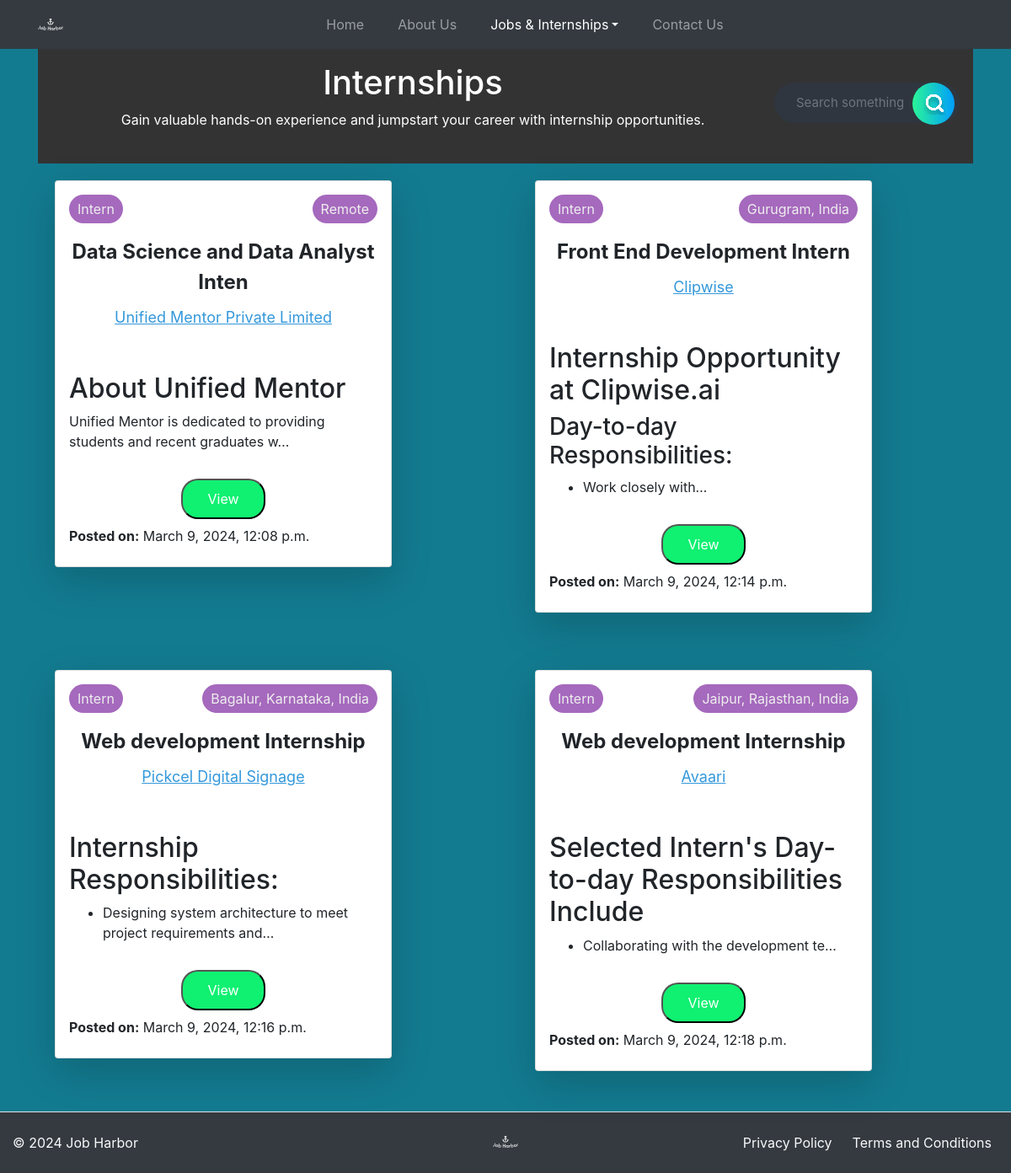
The app's page /intern/ with its own data.
### internship/models.py (models this page shows, shortened)
class Internship(models.Model):
    sno = models.AutoField(primary_key=True)
    slug = models.CharField(max_length=50)
    company = models.CharField(max_length=50)
    profile = models.CharField(max_length=50)
    location = models.CharField(max_length=50)
    postTime = models.DateTimeField(default=timezone.now)
    description = models.TextField()
    experience = models.CharField(max_length=10)
    link = models.CharField(max_length=200)

### internship/views.py (the view)
# urls.py: path('', views.internshipHome, name='internshipHome'),
def internshipHome(request):
    allPosts = Internship.objects.all()
    context = {'allPosts':allPosts}
    return render(request, 'internship/internshipHome.html', context)

### seasoned/templatetags/markdown_extras.py (called while the page is built)
@register.filter()
@stringfilter
def markdown(value):
    return md.markdown(value, extensions=['markdown.extensions.fenced_code'])

### templates/internship/internshipHome.html (shortened to what this page needs)
{% extends "base.html" %}
{% block job %}active{% endblock job %}
{% block style %}
{% load static %}
    <link rel="stylesheet" href="{% static 'style1.css' %}">
{% endblock style %}
{% block body %}
<div class="container">
    <div class="pricing-header p-3 pb-md-4 mx-auto text-center" style="background-color: #333;">
        <div class="d-flex flex-wrap justify-content-center align-items-center">
            <div style="flex: 1;">
                <h1 style="color:white;">Internships</h1>
                <p class="fs-5 text-body-secondary" style="color:white;">Gain valuable hands-on experience and jumpstart your career with internship opportunities.</p>
            </div>
            <div class="searchBox">
                <form action="/intern/search" method="get" class="d-flex">
                <input class="searchInput form-control mr-2" type="text" name="query" id="query" placeholder="Search something">
                <button class="searchButton btn btn-primary" type="submit">
                </button>
            </form>
            </div>
        </div>
    </div>
</div>
<div class="container">
    <div class="row">
        {% load markdown_extras %}
        {% for posts in allPosts %}
        <div class="col-md-6">
            <div class="card card-1 shadow-lg p-3 mb-5 bg-body rounded">
                <div class="work-rate">
                    <p>{{ posts.experience }}</p>
                    <p>{{ posts.location }}</p>
                </div>
                <div class="pos-nd-loc">
                    <p class="job-title">{{ posts.profile }}</p>
                    <p class="location" style="font-size:18px;">{{ posts.company }}</p>
                </div>
                <p class="job-desc">
                    {{posts.description | truncatechars:100 | markdown | safe}}
                </p>
                <button class="job-toggle"><a style="color:white;" href="{{posts.slug}}">View</a></button>
                <p class="my-2"><b>Posted on:</b> {{posts.postTime}}</p>
            </div>
        </div>
        {% endfor %}
    </div>
</div>
{% endblock body %}

### static/style1.css (style rules this page uses)
.card { flex-basis: calc(50% - 40px); margin: 20px; padding: 30px; max-width: 400px; background-color: white; box-shadow: 0px 0px 30px -7px #525d6b; display: flex; flex-direction: column; }
.card .work-rate { display: flex; justify-content: space-between; align-items: center; }
.card .work-rate p { color: #eee; background-color: #A569BD; padding: 5px 10px; border-radius: 20px; }
.card .pos-nd-loc p:first-child { text-align: center; font-size: 24px; font-weight: bold; margin-bottom: 10px; }
.card .pos-nd-loc p:last-child { color: #3498DB; text-align: center; text-decoration: underline; }
.card .job-desc { padding: 10px 20px; line-height: 1.3; }
.card .job-toggle { margin: auto; padding: 10px 20px; text-align: center; width: 100px; align-self: center; background-color: #10f071; color: white; border-radius: 20px; cursor: pointer; }
.searchBox { display: flex; max-width: 220px; align-items: center; justify-content: space-evenly; gap: 8px; background: #2f3640; border-radius: 50px; position: relative; }
.searchButton { color: white; position: absolute; right: 6px; width: 50px; height: 50px; border-radius: 50%; background: var(--gradient-2, linear-gradient(90deg, #2AF598 0%, #009EFD 100%)); border: 0; display: inline-block; transition: all 300ms cubic-bezier(.23, 1, 0.32, 1); }
.searchInput { border: none; background: none; outline: none; color: white; font-size: 15px; padding: 24px 46px 24px 26px; }

### records on screen
Internship: experience "Intern", location "Remote", profile "Data Science and Data Analyst Inten", company "Unified Mentor Private Limited", description "About Unified Mentor Unified Mentor is dedicated to providing students and recent graduates w…", postTime "March 9, 2024, 12:08 p.m."
Internship: experience "Intern", location "Gurugram, India", profile "Front End Development Intern", company "Clipwise", description "Internship Opportunity at Clipwise.ai Day-to-day Responsibilities: Work closely with…", postTime "March 9, 2024, 12:14 p.m."
Internship: experience "Intern", location "Bagalur, Karnataka, India", profile "Web development Internship", company "Pickcel Digital Signage", description "Internship Responsibilities: Designing system architecture to meet project requirements and…", postTime "March 9, 2024, 12:16 p.m."
Internship: experience "Intern", location "Jaipur, Rajasthan, India", profile "Web development Internship", company "Avaari", description "Selected Intern's Day-to-day Responsibilities Include Collaborating with the development te…", postTime "March 9, 2024, 12:18 p.m."
